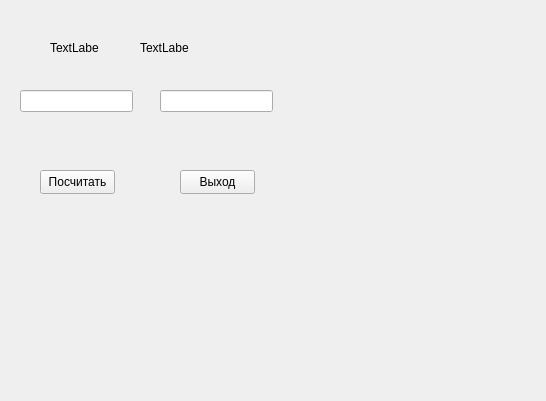
<?xml version="1.0" encoding="UTF-8"?>
<ui version="4.0">
 <class>Widget</class>
 <widget class="QWidget" name="Widget">
  <property name="geometry">
   <rect>
    <x>0</x>
    <y>0</y>
    <width>546</width>
    <height>401</height>
   </rect>
  </property>
  <property name="windowTitle">
   <string>Widget</string>
  </property>
  <widget class="QPushButton" name="calcbutton">
   <property name="geometry">
    <rect>
     <x>40</x>
     <y>170</y>
     <width>75</width>
     <height>24</height>
    </rect>
   </property>
   <property name="text">
    <string>Посчитать</string>
   </property>
  </widget>
  <widget class="QPushButton" name="exitbutton">
   <property name="geometry">
    <rect>
     <x>180</x>
     <y>170</y>
     <width>75</width>
     <height>24</height>
    </rect>
   </property>
   <property name="text">
    <string>Выход</string>
   </property>
  </widget>
  <widget class="QLabel" name="label1">
   <property name="geometry">
    <rect>
     <x>50</x>
     <y>40</y>
     <width>49</width>
     <height>16</height>
    </rect>
   </property>
   <property name="text">
    <string>TextLabel</string>
   </property>
  </widget>
  <widget class="QLabel" name="label2">
   <property name="geometry">
    <rect>
     <x>140</x>
     <y>40</y>
     <width>49</width>
     <height>16</height>
    </rect>
   </property>
   <property name="text">
    <string>TextLabel</string>
   </property>
  </widget>
  <widget class="QLineEdit" name="edit1">
   <property name="geometry">
    <rect>
     <x>20</x>
     <y>90</y>
     <width>113</width>
     <height>22</height>
    </rect>
   </property>
  </widget>
  <widget class="QLineEdit" name="edit_2">
   <property name="geometry">
    <rect>
     <x>160</x>
     <y>90</y>
     <width>113</width>
     <height>22</height>
    </rect>
   </property>
  </widget>
 </widget>
 <resources/>
 <connections/>
</ui>
